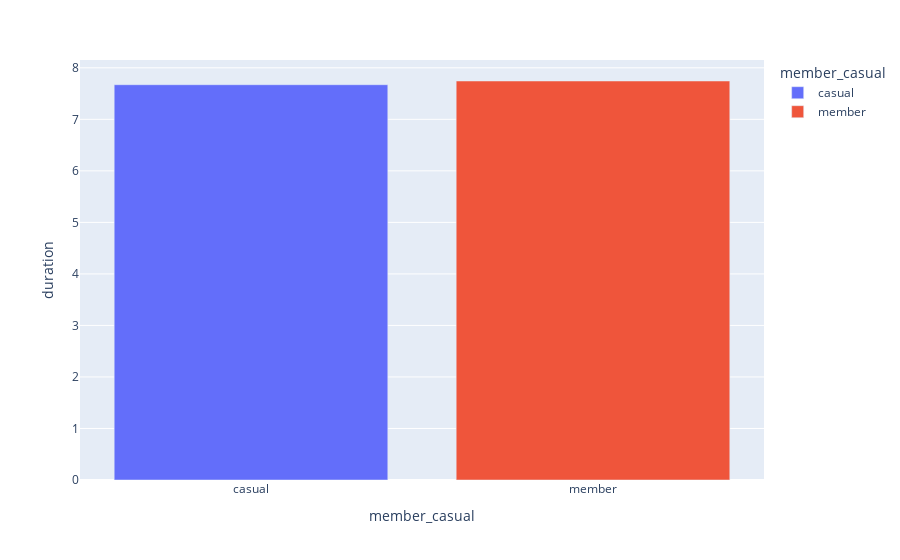

Here is the notebook cell this chart was saved with:
### Markdown cell above
**5) Do casual bikers travel for long period of time?**

### Code cell
aux02 = df_smote_final[['duration', 'member_casual']].groupby( 'member_casual' ).mean().reset_index()
px.bar(aux02,x='member_casual',y='duration', color='member_casual')

### Figure 1 — Plotly figure (JSON) as saved in the notebook; plotly's stock layout.template omitted (floating-point values rounded to 4 significant figures)
{"data": [{"alignmentgroup": "True", "hovertemplate": "member_casual=%{x}<br>duration=%{y}<extra></extra>", "legendgroup": "casual", "marker": {"color": "#636efa", "pattern": {"shape": ""}}, "name": "casual", "offsetgroup": "casual", "orientation": "v", "showlegend": true, "textposition": "auto", "type": "bar", "x": ["casual"], "xaxis": "x", "y": [7.672], "yaxis": "y"}, {"alignmentgroup": "True", "hovertemplate": "member_casual=%{x}<br>duration=%{y}<extra></extra>", "legendgroup": "member", "marker": {"color": "#EF553B", "pattern": {"shape": ""}}, "name": "member", "offsetgroup": "member", "orientation": "v", "showlegend": true, "textposition": "auto", "type": "bar", "x": ["member"], "xaxis": "x", "y": [7.744], "yaxis": "y"}], "layout": {"barmode": "relative", "legend": {"title": {"text": "member_casual"}, "tracegroupgap": 0}, "margin": {"t": 60}, "xaxis": {"anchor": "y", "categoryarray": ["casual", "member"], "categoryorder": "array", "domain": [0, 1], "title": {"text": "member_casual"}}, "yaxis": {"anchor": "x", "domain": [0, 1], "title": {"text": "duration"}}}}
